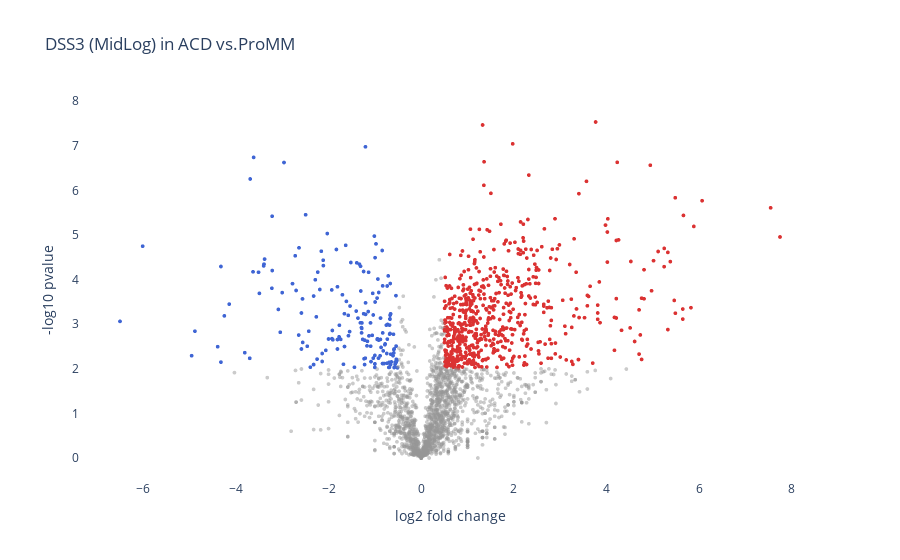

This figure's notebook cell:
### Markdown cell above
# VOLCANO PLOTTING (YASS!)

### Code cell
plot_title_DMAP = "DSS3 (MidLog) in ACD vs.ProMM"
x_axis_title = "log2 fold change"
y_axis_title = "-log10 pvalue"
point_radius = 4

volcano_plot(plot_title_DMAP, x_axis_title, y_axis_title, point_radius, l2FC_DSS3_ML_AP, transformed_pval_DSS3_ML_AP, annotations_DSS3)

### Figure 1 — Plotly figure (JSON) as saved in the notebook; plotly's stock layout.template omitted (floating-point values rounded to 4 significant figures; data arrays with more than 128 entries replaced by an {"elided": "..."} marker saying what was removed)
{"data": [{"hovertemplate": "%{text}: %{x}<br>", "marker": {"color": {"elided": "3233 str values"}, "size": 4}, "mode": "markers", "text": {"elided": "5134 str values"}, "type": "scattergl", "x": {"elided": "3233 float values"}, "y": {"elided": "3233 float values"}}], "layout": {"paper_bgcolor": "white", "plot_bgcolor": "white", "title": {"text": "DSS3 (MidLog) in ACD vs.ProMM"}, "xaxis": {"title": {"text": "log2 fold change"}}, "yaxis": {"title": {"text": "-log10 pvalue"}}}}
